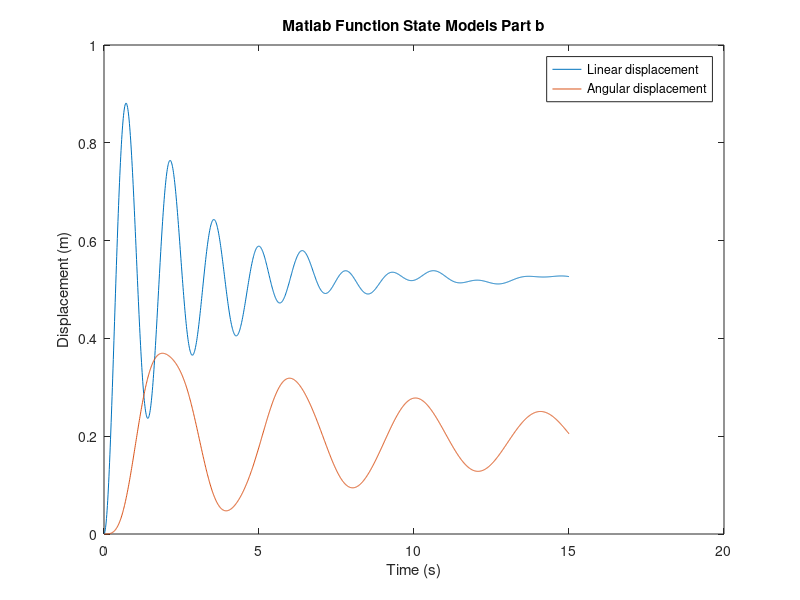

Recreate this plot in MATLAB.
% close all; clear all; clc;
%%mathematical model
%% input
dt = 0.01;
t = 0:dt:15;
t_mat = vec2mat(t,1); %number of rows = number of time samples
b=20;
k=500;
k_theta = 1000;
b_theta = 80;
p=7874;
L=0.15;
r=0.75;
h=0.1;
m = p*L*L*L;
j = 0.5*(p*h*pi*(r^2))*(r^2);
%% system matrices
%%input
a = [0 1 0 -r; -k/m -b/m 0 0; 0 0 0 1; k*r/j b*r/j -k_theta/j -b_theta/j];
b1 = [0 0; 1/m 1; 0 0; 0 0]; %%2 columns for 2 inputs ft & g
%%output
c = [1 0 0 0; 0 0 1 0];
d = [0 0;0 0]; %%2 columns for 2 inputs ft & g
sys = ss(a,b1,c,d);
%% state vectors
n=15/dt;
x = zeros(4,n);
x_diff = [0;0;0;0];
ft(1,1:(n+1))=0;
ft(1,1)=100;
g(1,1:(n+1)) = 9.81;
u = [ft' g']; %%number of rows = number of time samples, number of columns = number of inputs
y = lsim(sys,u,t_mat);
%% plot
figure;
plot(t_mat,y);
title('Matlab Function State Models Part b');
xlabel('Time (s)');
ylabel('Displacement (m)');
legend('Linear displacement','Angular displacement');
